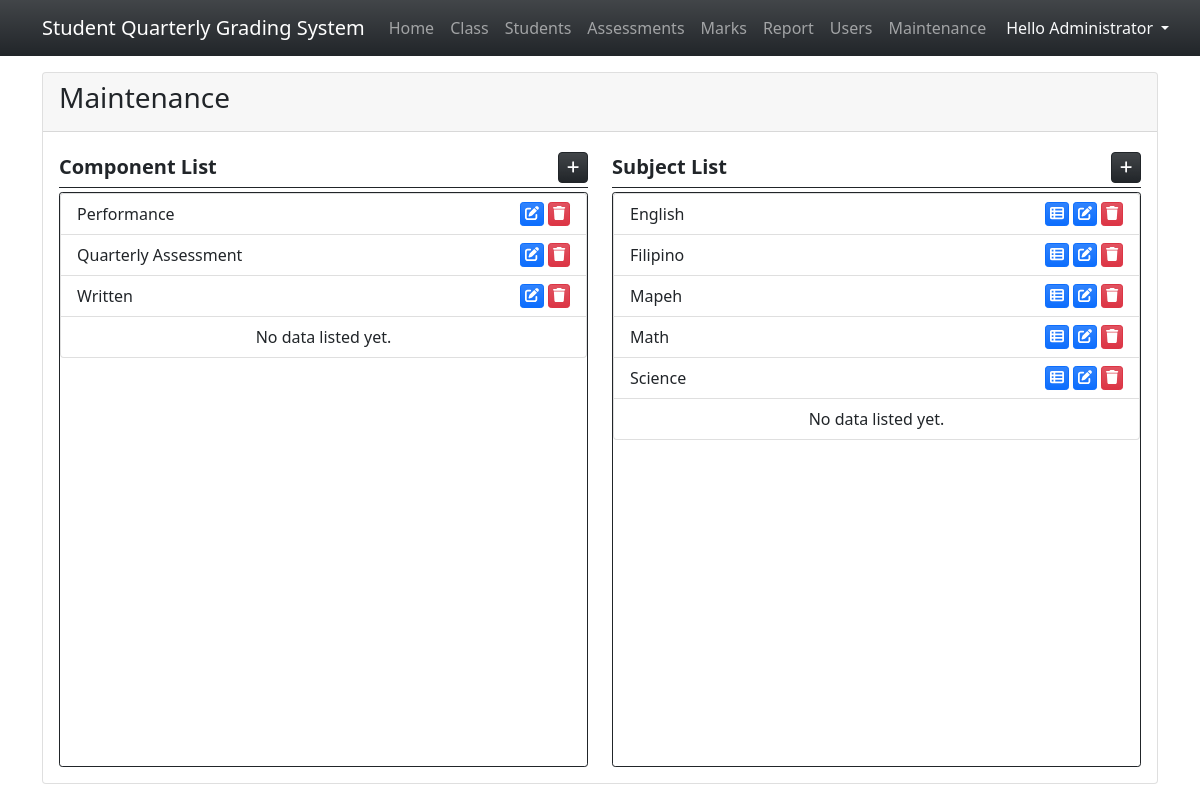
The app's page /?page=maintenance (signed in) with its own data.
### tables this page shows
CREATE TABLE `grading_components` (
            `component_id` INTEGER NOT NULL PRIMARY KEY AUTOINCREMENT,
            `name` TEXT NOT NULL
        );

CREATE TABLE `subjects` (
            `subject_id` INTEGER NOT NULL PRIMARY KEY AUTOINCREMENT,
            `name` TEXT NOT NULL
        );

### maintenance.php (the view, shortened to what this page needs)
<div class="card h-100 d-flex flex-column">
    <div class="card-header d-flex justify-content-between">
        <h3 class="card-title">Maintenance</h3>
    </div>
    <div class="card-body flex-grow-1">
        <div class="col-12 h-100">
            <div class="row h-100">
                <div class="col-md-6 h-100 d-flex flex-column">
                    <div class="w-100 d-flex border-bottom border-dark py-1 mb-1">
                        <div class="fs-5 col-auto flex-grow-1"><b>Component List</b></div>
                        <div class="col-auto flex-grow-0 d-flex justify-content-end">
                            <a href="javascript:void(0)" id="new_component" class="btn btn-dark btn-sm bg-gradient rounded-2" title="Add Component"><span class="fa fa-plus"></span></a>
                        </div>
                    </div>
                    <div class="h-100 overflow-auto border rounded-1 border-dark">
                        <ul class="list-group">
                            <?php
                            $dept_qry = $conn->query("SELECT * FROM `grading_components` order by `name` asc");
                            while($row = $dept_qry->fetchArray()):
                            ?>
                            <li class="list-group-item d-flex">
                                <div class="col-auto flex-grow-1">
                                    <?php echo $row['name'] ?>
                                </div>
                                <div class="col-auto d-flex justify-content-end">
                                    <a href="javascript:void(0)" class="edit_component btn btn-sm btn-primary bg-gradient py-0 px-1 me-1" title="Edit Component Details" data-id="<?php echo $row['component_id'] ?>"  data-name="<?php echo $row['name'] ?>"><span class="fa fa-edit"></span></a>
                                    <a href="javascript:void(0)" class="delete_component btn btn-sm btn-danger bg-gradient py-0 px-1" title="Delete component" data-id="<?php echo $row['component_id'] ?>"  data-name="<?php echo $row['name'] ?>"><span class="fa fa-trash"></span></a>
                                </div>
                            </li>
                            <?php endwhile; ?>
                            <?php if(!$dept_qry->fetchArray()): ?>
                                <li class="list-group-item text-center">No data listed yet.</li>
                            <?php endif; ?>
                        </ul>
                    </div>
                </div>
                <div class="col-md-6 h-100 d-flex flex-column">
                    <div class="w-100 d-flex border-bottom border-dark py-1 mb-1">
                        <div class="fs-5 col-auto flex-grow-1"><b>Subject List</b></div>
                        <div class="col-auto flex-grow-0 d-flex justify-content-end">
                            <a href="javascript:void(0)" id="new_subject" class="btn btn-dark btn-sm bg-gradient rounded-2" title="Add subject"><span class="fa fa-plus"></span></a>
                        </div>
                    </div>
                    <div class="h-100 overflow-auto border rounded-1 border-dark">
                        <ul class="list-group">
                            <?php
                            $dept_qry = $conn->query("SELECT * FROM `subjects` order by `name` asc");
                            while($row = $dept_qry->fetchArray()):
                            ?>
                            <li class="list-group-item d-flex">
                                <div class="col-auto flex-grow-1">
                                    <?php echo $row['name'] ?>
                                </div>
                                <div class="col-auto d-flex justify-content-end">
                                    <a href="javascript:void(0)" class="manage_percentage btn btn-sm btn-primary bg-gradient py-0 px-1 me-1" title="Manage Subject's Component Percentage" data-id="<?php echo $row['subject_id'] ?>"  data-name="<?php echo $row['name'] ?>"><span class="fa fa-th-list"></span></a>
                                    <a href="javascript:void(0)" class="edit_subject btn btn-sm btn-primary bg-gradient py-0 px-1 me-1" title="Edit Subject Details" data-id="<?php echo $row['subject_id'] ?>"  data-name="<?php echo $row['name'] ?>"><span class="fa fa-edit"></span></a>
                                    <a href="javascript:void(0)" class="delete_subject btn btn-sm btn-danger bg-gradient py-0 px-1" title="Delete subject" data-id="<?php echo $row['subject_id'] ?>"  data-name="<?php echo $row['name'] ?>"><span class="fa fa-trash"></span></a>
                                </div>
                            </li>
                            <?php endwhile; ?>
                            <?php if(!$dept_qry->fetchArray()): ?>
                                <li class="list-group-item text-center">No data listed yet.</li>
                            <?php endif; ?>
                        </ul>
                    </div>
                </div>
            </div>
        </div>
    </div>
</div>

### index.php (style rules this page uses)
html,body { height:100%; width:100%; }

### records on screen
grading_components: name "Performance"
grading_components: name "Quarterly Assessment"
grading_components: name "Written"
subjects: name "English"
subjects: name "Filipino"
subjects: name "Mapeh"
subjects: name "Math"
subjects: name "Science"

### other values on screen
$_SESSION['fullname'] "Administrator"
